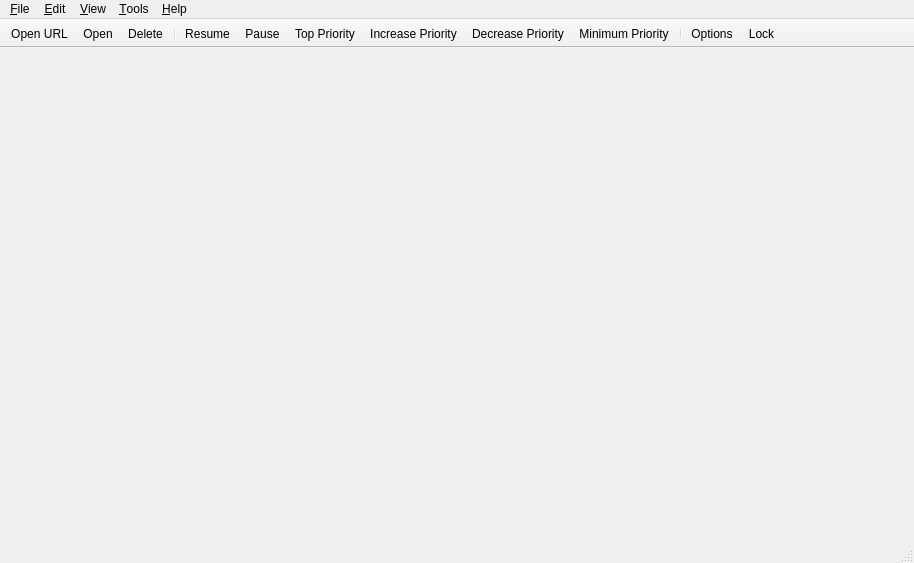
<?xml version="1.0" encoding="UTF-8"?>
<ui version="4.0">
 <class>MainWindow</class>
 <widget class="QMainWindow" name="MainWindow">
  <property name="geometry">
   <rect>
    <x>0</x>
    <y>0</y>
    <width>914</width>
    <height>563</height>
   </rect>
  </property>
  <property name="contextMenuPolicy">
   <enum>Qt::CustomContextMenu</enum>
  </property>
  <widget class="QWidget" name="centralWidget">
   <layout class="QVBoxLayout" name="centralWidgetLayout">
    <property name="leftMargin">
     <number>7</number>
    </property>
    <property name="topMargin">
     <number>3</number>
    </property>
    <property name="rightMargin">
     <number>5</number>
    </property>
    <property name="bottomMargin">
     <number>0</number>
    </property>
   </layout>
  </widget>
  <widget class="QMenuBar" name="menubar">
   <property name="geometry">
    <rect>
     <x>0</x>
     <y>0</y>
     <width>914</width>
     <height>22</height>
    </rect>
   </property>
   <widget class="QMenu" name="menuEdit">
    <property name="title">
     <string>&amp;Edit</string>
    </property>
    <addaction name="actionStart"/>
    <addaction name="actionPause"/>
    <addaction name="actionStartAll"/>
    <addaction name="actionPauseAll"/>
    <addaction name="separator"/>
    <addaction name="actionDelete"/>
    <addaction name="actionTopPriority"/>
    <addaction name="actionIncreasePriority"/>
    <addaction name="actionDecreasePriority"/>
    <addaction name="actionBottomPriority"/>
   </widget>
   <widget class="QMenu" name="menuHelp">
    <property name="title">
     <string>&amp;Help</string>
    </property>
    <addaction name="actionDocumentation"/>
    <addaction name="actionCheckForUpdates"/>
    <addaction name="separator"/>
    <addaction name="actionDonateMoney"/>
    <addaction name="actionAbout"/>
   </widget>
   <widget class="QMenu" name="menuOptions">
    <property name="title">
     <string>&amp;Tools</string>
    </property>
    <widget class="QMenu" name="menuAutoShutdownOnDownloadsCompletion">
     <property name="title">
      <string>On Downloads &amp;Done</string>
     </property>
     <addaction name="actionAutoShutdownDisabled"/>
     <addaction name="actionAutoExit"/>
     <addaction name="actionAutoSuspend"/>
     <addaction name="actionAutoHibernate"/>
     <addaction name="actionAutoShutdown"/>
    </widget>
    <addaction name="actionCreateTorrent"/>
    <addaction name="separator"/>
    <addaction name="actionManageCookies"/>
    <addaction name="actionOptions"/>
    <addaction name="separator"/>
    <addaction name="menuAutoShutdownOnDownloadsCompletion"/>
    <addaction name="actionResetIPFilter"/>
   </widget>
   <widget class="QMenu" name="menuFile">
    <property name="title">
     <string>&amp;File</string>
    </property>
    <addaction name="actionOpen"/>
    <addaction name="actionDownloadFromURL"/>
    <addaction name="actionCloseWindow"/>
    <addaction name="separator"/>
    <addaction name="actionExit"/>
   </widget>
   <widget class="QMenu" name="menuView">
    <property name="title">
     <string>&amp;View</string>
    </property>
    <widget class="QMenu" name="menuLog">
     <property name="title">
      <string>&amp;Log</string>
     </property>
     <addaction name="actionExecutionLogs"/>
     <addaction name="separator"/>
     <addaction name="actionNormalMessages"/>
     <addaction name="actionInformationMessages"/>
     <addaction name="actionWarningMessages"/>
     <addaction name="actionCriticalMessages"/>
    </widget>
    <addaction name="separator"/>
    <addaction name="actionTopToolBar"/>
    <addaction name="actionShowStatusbar"/>
    <addaction name="actionSpeedInTitleBar"/>
    <addaction name="separator"/>
    <addaction name="actionSearchWidget"/>
    <addaction name="actionRSSReader"/>
    <addaction name="menuLog"/>
    <addaction name="separator"/>
    <addaction name="actionStatistics"/>
    <addaction name="separator"/>
    <addaction name="actionLock"/>
   </widget>
   <addaction name="menuFile"/>
   <addaction name="menuEdit"/>
   <addaction name="menuView"/>
   <addaction name="menuOptions"/>
   <addaction name="menuHelp"/>
  </widget>
  <widget class="QToolBar" name="toolBar">
   <property name="movable">
    <bool>false</bool>
   </property>
   <property name="orientation">
    <enum>Qt::Horizontal</enum>
   </property>
   <property name="toolButtonStyle">
    <enum>Qt::ToolButtonFollowStyle</enum>
   </property>
   <property name="floatable">
    <bool>false</bool>
   </property>
   <attribute name="toolBarArea">
    <enum>TopToolBarArea</enum>
   </attribute>
   <attribute name="toolBarBreak">
    <bool>false</bool>
   </attribute>
   <addaction name="actionDownloadFromURL"/>
   <addaction name="actionOpen"/>
   <addaction name="actionDelete"/>
   <addaction name="separator"/>
   <addaction name="actionStart"/>
   <addaction name="actionPause"/>
   <addaction name="actionTopPriority"/>
   <addaction name="actionIncreasePriority"/>
   <addaction name="actionDecreasePriority"/>
   <addaction name="actionBottomPriority"/>
   <addaction name="separator"/>
   <addaction name="actionOptions"/>
   <addaction name="actionLock"/>
  </widget>
  <widget class="QStatusBar" name="statusBar"/>
  <action name="actionOpen">
   <property name="text">
    <string>&amp;Add Torrent File...</string>
   </property>
   <property name="iconText">
    <string>Open</string>
   </property>
  </action>
  <action name="actionExit">
   <property name="text">
    <string>E&amp;xit</string>
   </property>
  </action>
  <action name="actionOptions">
   <property name="text">
    <string>&amp;Options...</string>
   </property>
  </action>
  <action name="actionAbout">
   <property name="text">
    <string>&amp;About</string>
   </property>
  </action>
  <action name="actionStart">
   <property name="text">
    <string>&amp;Resume</string>
   </property>
  </action>
  <action name="actionPause">
   <property name="text">
    <string>&amp;Pause</string>
   </property>
  </action>
  <action name="actionStartAll">
   <property name="text">
    <string>R&amp;esume All</string>
   </property>
  </action>
  <action name="actionPauseAll">
   <property name="text">
    <string>P&amp;ause All</string>
   </property>
  </action>
  <action name="actionDelete">
   <property name="text">
    <string>&amp;Delete</string>
   </property>
  </action>
  <action name="actionDownloadFromURL">
   <property name="text">
    <string>Add Torrent &amp;Link...</string>
   </property>
   <property name="iconText">
    <string>Open URL</string>
   </property>
  </action>
  <action name="actionCreateTorrent">
   <property name="text">
    <string>Torrent &amp;Creator</string>
   </property>
  </action>
  <action name="actionSetUploadLimit">
   <property name="text">
    <string>Set Upload Limit...</string>
   </property>
  </action>
  <action name="actionSetDownloadLimit">
   <property name="text">
    <string>Set Download Limit...</string>
   </property>
  </action>
  <action name="actionDocumentation">
   <property name="text">
    <string>&amp;Documentation</string>
   </property>
  </action>
  <action name="actionSetGlobalDownloadLimit">
   <property name="text">
    <string>Set Global Download Limit...</string>
   </property>
  </action>
  <action name="actionSetGlobalUploadLimit">
   <property name="text">
    <string>Set Global Upload Limit...</string>
   </property>
  </action>
  <action name="actionBottomPriority">
   <property name="text">
    <string>Minimum Priority</string>
   </property>
   <property name="visible">
    <bool>true</bool>
   </property>
  </action>
  <action name="actionTopPriority">
   <property name="text">
    <string>Top Priority</string>
   </property>
   <property name="visible">
    <bool>true</bool>
   </property>
  </action>
  <action name="actionDecreasePriority">
   <property name="text">
    <string>Decrease Priority</string>
   </property>
   <property name="visible">
    <bool>true</bool>
   </property>
  </action>
  <action name="actionIncreasePriority">
   <property name="text">
    <string>Increase Priority</string>
   </property>
   <property name="visible">
    <bool>true</bool>
   </property>
  </action>
  <action name="actionUseAlternativeSpeedLimits">
   <property name="checkable">
    <bool>true</bool>
   </property>
   <property name="text">
    <string>Alternative Speed Limits</string>
   </property>
   <property name="toolTip">
    <string>Alternative Speed Limits</string>
   </property>
  </action>
  <action name="actionTopToolBar">
   <property name="checkable">
    <bool>true</bool>
   </property>
   <property name="text">
    <string>&amp;Top Toolbar</string>
   </property>
   <property name="toolTip">
    <string>Display Top Toolbar</string>
   </property>
  </action>
  <action name="actionShowStatusbar">
   <property name="checkable">
    <bool>true</bool>
   </property>
   <property name="text">
    <string>Status &amp;Bar</string>
   </property>
  </action>
  <action name="actionSpeedInTitleBar">
   <property name="checkable">
    <bool>true</bool>
   </property>
   <property name="text">
    <string>S&amp;peed in Title Bar</string>
   </property>
   <property name="toolTip">
    <string>Show Transfer Speed in Title Bar</string>
   </property>
  </action>
  <action name="actionRSSReader">
   <property name="checkable">
    <bool>true</bool>
   </property>
   <property name="text">
    <string>&amp;RSS Reader</string>
   </property>
  </action>
  <action name="actionSearchWidget">
   <property name="checkable">
    <bool>true</bool>
   </property>
   <property name="text">
    <string>Search &amp;Engine</string>
   </property>
  </action>
  <action name="actionLock">
   <property name="text">
    <string>L&amp;ock qBittorrent</string>
   </property>
   <property name="iconText">
    <string>Lock</string>
   </property>
   <property name="shortcut">
    <string notr="true">Ctrl+L</string>
   </property>
  </action>
  <action name="actionDonateMoney">
   <property name="text">
    <string>Do&amp;nate!</string>
   </property>
   <property name="toolTip">
    <string>If you like qBittorrent, please donate!</string>
   </property>
  </action>
  <action name="actionAutoExit">
   <property name="checkable">
    <bool>true</bool>
   </property>
   <property name="text">
    <string>&amp;Exit qBittorrent</string>
   </property>
  </action>
  <action name="actionAutoSuspend">
   <property name="checkable">
    <bool>true</bool>
   </property>
   <property name="text">
    <string>&amp;Suspend System</string>
   </property>
  </action>
  <action name="actionAutoHibernate">
   <property name="checkable">
    <bool>true</bool>
   </property>
   <property name="text">
    <string>&amp;Hibernate System</string>
   </property>
  </action>
  <action name="actionAutoShutdown">
   <property name="checkable">
    <bool>true</bool>
   </property>
   <property name="text">
    <string>S&amp;hutdown System</string>
   </property>
  </action>
  <action name="actionAutoShutdownDisabled">
   <property name="checkable">
    <bool>true</bool>
   </property>
   <property name="text">
    <string>&amp;Disabled</string>
   </property>
  </action>
  <action name="actionToggleVisibility">
   <property name="text">
    <string>Show</string>
   </property>
  </action>
  <action name="actionMinimize">
   <property name="text">
    <string notr="true">Minimize</string>
   </property>
  </action>
  <action name="actionStatistics">
   <property name="text">
    <string>&amp;Statistics</string>
   </property>
  </action>
  <action name="actionCheckForUpdates">
   <property name="text">
    <string>Check for Updates</string>
   </property>
   <property name="toolTip">
    <string>Check for Program Updates</string>
   </property>
  </action>
  <action name="actionManageCookies">
   <property name="text">
    <string>Manage Cookies...</string>
   </property>
   <property name="toolTip">
    <string>Manage stored network cookies</string>
   </property>
  </action>
  <action name="actionExecutionLogs">
   <property name="checkable">
    <bool>true</bool>
   </property>
   <property name="text">
    <string>Show</string>
   </property>
  </action>
  <action name="actionNormalMessages">
   <property name="checkable">
    <bool>true</bool>
   </property>
   <property name="text">
    <string>Normal Messages</string>
   </property>
  </action>
  <action name="actionInformationMessages">
   <property name="checkable">
    <bool>true</bool>
   </property>
   <property name="text">
    <string>Information Messages</string>
   </property>
  </action>
  <action name="actionWarningMessages">
   <property name="checkable">
    <bool>true</bool>
   </property>
   <property name="text">
    <string>Warning Messages</string>
   </property>
  </action>
  <action name="actionCriticalMessages">
   <property name="checkable">
    <bool>true</bool>
   </property>
   <property name="text">
    <string>Critical Messages</string>
   </property>
  </action>
  <action name="actionCloseWindow">
   <property name="text">
    <string>Close Window</string>
   </property>
   </action>
   <action name="actionResetIPFilter">
     <property name="checkable">
      <bool>true</bool>
     </property>
     <property name="text">
      <string>Reset IPFilter When Exit</string>
     </property>
   </action>
 </widget>
 <resources/>
 <connections/>
</ui>
